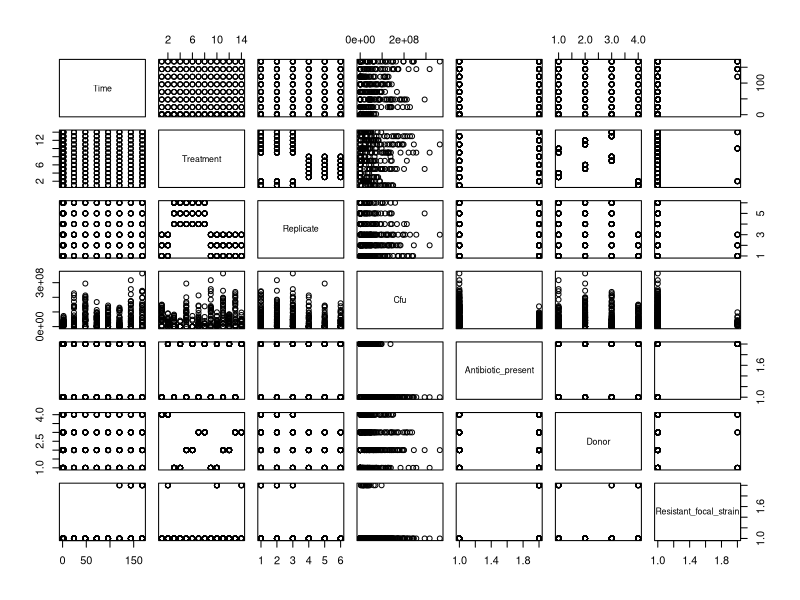

Here is the R script that generated this plot:
setwd("/Users/Mac/Desktop/Evolution/Tasks/Project/data")
microbiota <- read.csv('Hyp1.csv')
Ec <- read.csv('OD.csv')
resist <- read.csv('Plasmid.csv')
plot(microbiota)
# plot(x = data$x,y = data$y,
#xlab = "x-axis",
#ylab = "y-axis",
#main = "Plot"
#)
